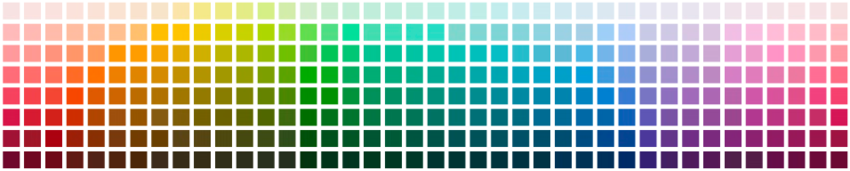
#> input picture color/colors.png, 850 x 171 px
$ python colors.py
#> lines starting #> are read from the running program, lines starting #| are printed output that depends on the picture
# read the rgb values of an image
from PIL import Image
import numpy as np

img = Image.open("colors.png")
#> img is the input picture: PIL image 850x171 RGBA; mean R, G, B, A 173.6, 177.1, 166.9, 255
rgb_img = img.convert('RGB')
img_array = np.array(rgb_img)

# get all unique colors that are bigger than a 8 x 8 square
unique_colors = []
for i in range(10, img_array.shape[0]-5, img_array.shape[0]//8+1):
    color_row = []
    i -= i // (img_array.shape[0]//4)
    for j in range(10, img_array.shape[1]-5, img_array.shape[1]//40):
        j += j // (img_array.shape[1]//11)
        color_row.append(tuple(img_array[i, j]))
        img_array[i-3:i+3, j-3:j+3] = 0
    unique_colors.append(color_row)
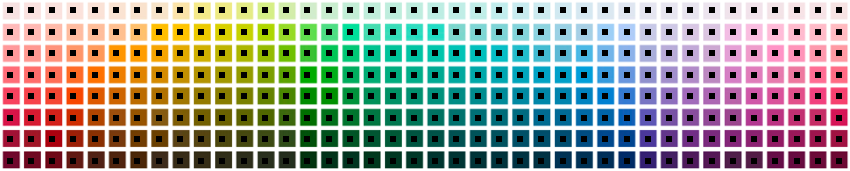
#> img_array: shape (171, 850, 3); mean R, G, B 163.6, 166.7, 157.8
#> after the loop, j = 839; unique_colors = 8 items

unique_colors = np.array(unique_colors)

img = Image.fromarray(img_array)
img.save("colors2.png")

# create a new image with the unique colors by tiling a square with each
img_array = np.zeros((unique_colors.shape[0]*20, unique_colors.shape[1]*20, 3), dtype=np.uint8)
for i in range(unique_colors.shape[0]):
    for j in range(unique_colors.shape[1]):
        img_array[i*20:(i+1)*20, j*20:(j+1)*20] = unique_colors[i, j]
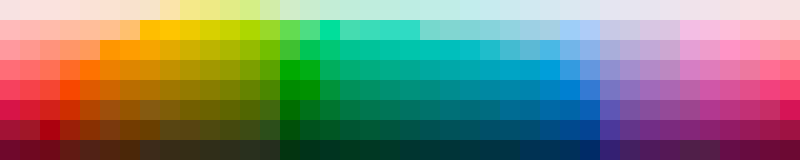
#> img_array: shape (160, 800, 3); mean of channels 0, 1, 2 125.7, 131.4, 115; drawn as R, G, B

#save the image
img = Image.fromarray(img_array)
img.save("colors1.png")

# select the colors
selected_colors = np.zeros((3, 10, 3), dtype=np.uint8)
for t, i in enumerate([1, 4, 7]):
    for s, j in enumerate(range(0, 40, 4)):
        selected_colors[t, s] = unique_colors[i - s % 2, j + t]


# place the selected colors in an image
img_array = np.zeros((selected_colors.shape[0]*20, selected_colors.shape[1]*20, 3), dtype=np.uint8)
for i in range(selected_colors.shape[0]):
    for j in range(selected_colors.shape[1]):
        img_array[i*20:(i+1)*20, j*20:(j+1)*20] = selected_colors[i, j]
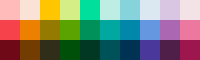
#> img_array: shape (60, 200, 3); mean of channels 0, 1, 2 126.4, 132.3, 115.3; drawn as R, G, B

#save the image
img = Image.fromarray(img_array)
img.save("colors_selected.png")

# get the hex values of the colors and write to file
hex_values = []
for i in range(selected_colors.shape[0]):
    for j in range(selected_colors.shape[1]):
        hex_values.append('#%02x%02x%02x' % tuple(selected_colors[i, j]))
#> after the loop, hex_values = 30 items, first 6: '#ffbaba', '#fae2d6', '#ffc500', '#d5ef86', '#00df9b', '#bdede3'
with open("colors_selected.txt", "w") as f:
    f.write("\n".join(hex_values))
